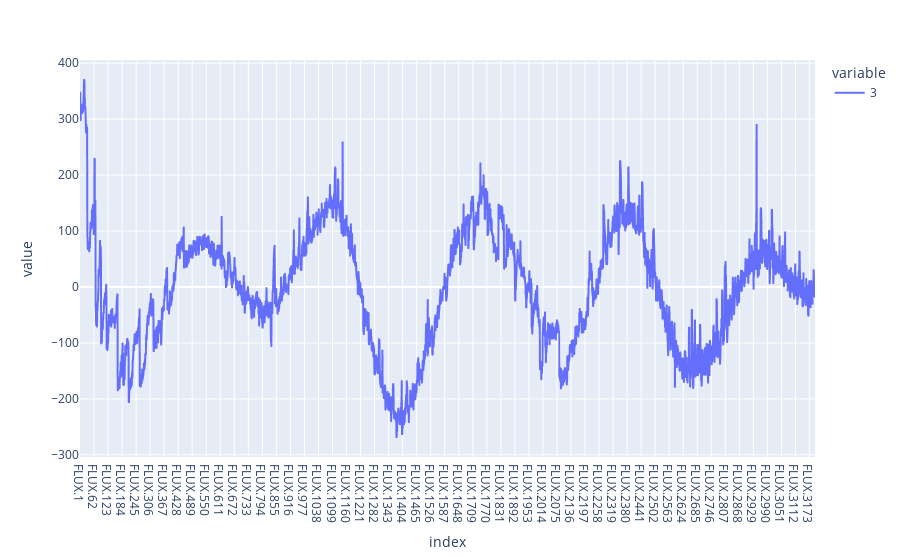

The notebook cell saved with this chart:
### Code cell
#plt.figure(figsize=(12, 15))
fig = px.line(df_train_trans_data[0])
fig = px.line(df_train_trans_data[1])
fig = px.line(df_train_trans_data[2])
fig = px.line(df_train_trans_data[3])
fig.show()

### Figure 1 — Plotly figure (JSON) as saved in the notebook; plotly's stock layout.template omitted (floating-point values rounded to 4 significant figures; data arrays with more than 128 entries replaced by an {"elided": "..."} marker saying what was removed)
{"data": [{"hovertemplate": "variable=3<br>index=%{x}<br>value=%{y}<extra></extra>", "legendgroup": "3", "line": {"color": "#636efa", "dash": "solid"}, "mode": "lines", "name": "3", "showlegend": true, "type": "scattergl", "x": {"elided": "3197 str values"}, "xaxis": "x", "y": {"elided": "3197 float values"}, "yaxis": "y"}], "layout": {"legend": {"title": {"text": "variable"}, "tracegroupgap": 0}, "margin": {"t": 60}, "xaxis": {"anchor": "y", "domain": [0, 1], "title": {"text": "index"}}, "yaxis": {"anchor": "x", "domain": [0, 1], "title": {"text": "value"}}}}
